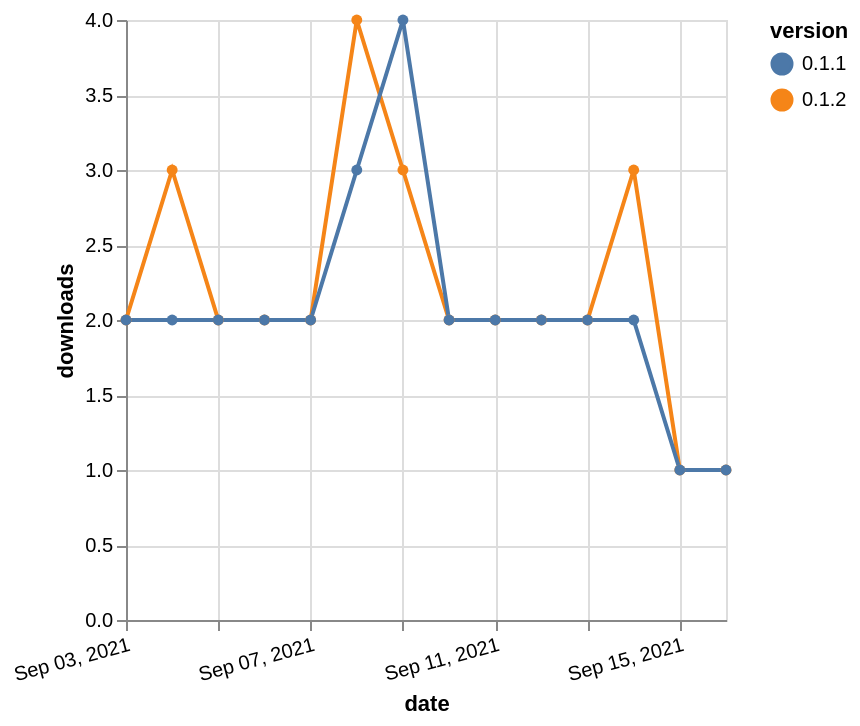

The specification (Vega-Lite) saved for this image:
### Vega-Lite specification from a JSON file in a GitHub repository (floating-point values rounded to 4 significant figures)
{"$schema": "https://vega.github.io/schema/vega-lite/v5.json", "description": "A simple bar chart with embedded data.", "data": {"values": [{"date": "2021-09-03", "total": 3453, "delta": 2, "version": "0.1.2"}, {"date": "2021-09-04", "total": 3456, "delta": 3, "version": "0.1.2"}, {"date": "2021-09-05", "total": 3458, "delta": 2, "version": "0.1.2"}, {"date": "2021-09-06", "total": 3460, "delta": 2, "version": "0.1.2"}, {"date": "2021-09-07", "total": 3462, "delta": 2, "version": "0.1.2"}, {"date": "2021-09-08", "total": 3466, "delta": 4, "version": "0.1.2"}, {"date": "2021-09-09", "total": 3469, "delta": 3, "version": "0.1.2"}, {"date": "2021-09-10", "total": 3471, "delta": 2, "version": "0.1.2"}, {"date": "2021-09-11", "total": 3473, "delta": 2, "version": "0.1.2"}, {"date": "2021-09-12", "total": 3475, "delta": 2, "version": "0.1.2"}, {"date": "2021-09-13", "total": 3477, "delta": 2, "version": "0.1.2"}, {"date": "2021-09-14", "total": 3480, "delta": 3, "version": "0.1.2"}, {"date": "2021-09-15", "total": 3481, "delta": 1, "version": "0.1.2"}, {"date": "2021-09-16", "total": 3482, "delta": 1, "version": "0.1.2"}, {"date": "2021-09-03", "total": 3529, "delta": 2, "version": "0.1.1"}, {"date": "2021-09-04", "total": 3531, "delta": 2, "version": "0.1.1"}, {"date": "2021-09-05", "total": 3533, "delta": 2, "version": "0.1.1"}, {"date": "2021-09-06", "total": 3535, "delta": 2, "version": "0.1.1"}, {"date": "2021-09-07", "total": 3537, "delta": 2, "version": "0.1.1"}, {"date": "2021-09-08", "total": 3540, "delta": 3, "version": "0.1.1"}, {"date": "2021-09-09", "total": 3544, "delta": 4, "version": "0.1.1"}, {"date": "2021-09-10", "total": 3546, "delta": 2, "version": "0.1.1"}, {"date": "2021-09-11", "total": 3548, "delta": 2, "version": "0.1.1"}, {"date": "2021-09-12", "total": 3550, "delta": 2, "version": "0.1.1"}, {"date": "2021-09-13", "total": 3552, "delta": 2, "version": "0.1.1"}, {"date": "2021-09-14", "total": 3554, "delta": 2, "version": "0.1.1"}, {"date": "2021-09-15", "total": 3555, "delta": 1, "version": "0.1.1"}, {"date": "2021-09-16", "total": 3556, "delta": 1, "version": "0.1.1"}]}, "width": "container", "mark": {"type": "line", "point": {"filled": true}}, "encoding": {"x": {"field": "date", "type": "temporal", "timeUnit": "yearmonthdate", "title": "date", "axis": {"labelAngle": -15}}, "y": {"field": "delta", "type": "quantitative", "title": "downloads"}, "color": {"field": "version", "type": "nominal"}, "tooltip": {"field": "delta"}}}
